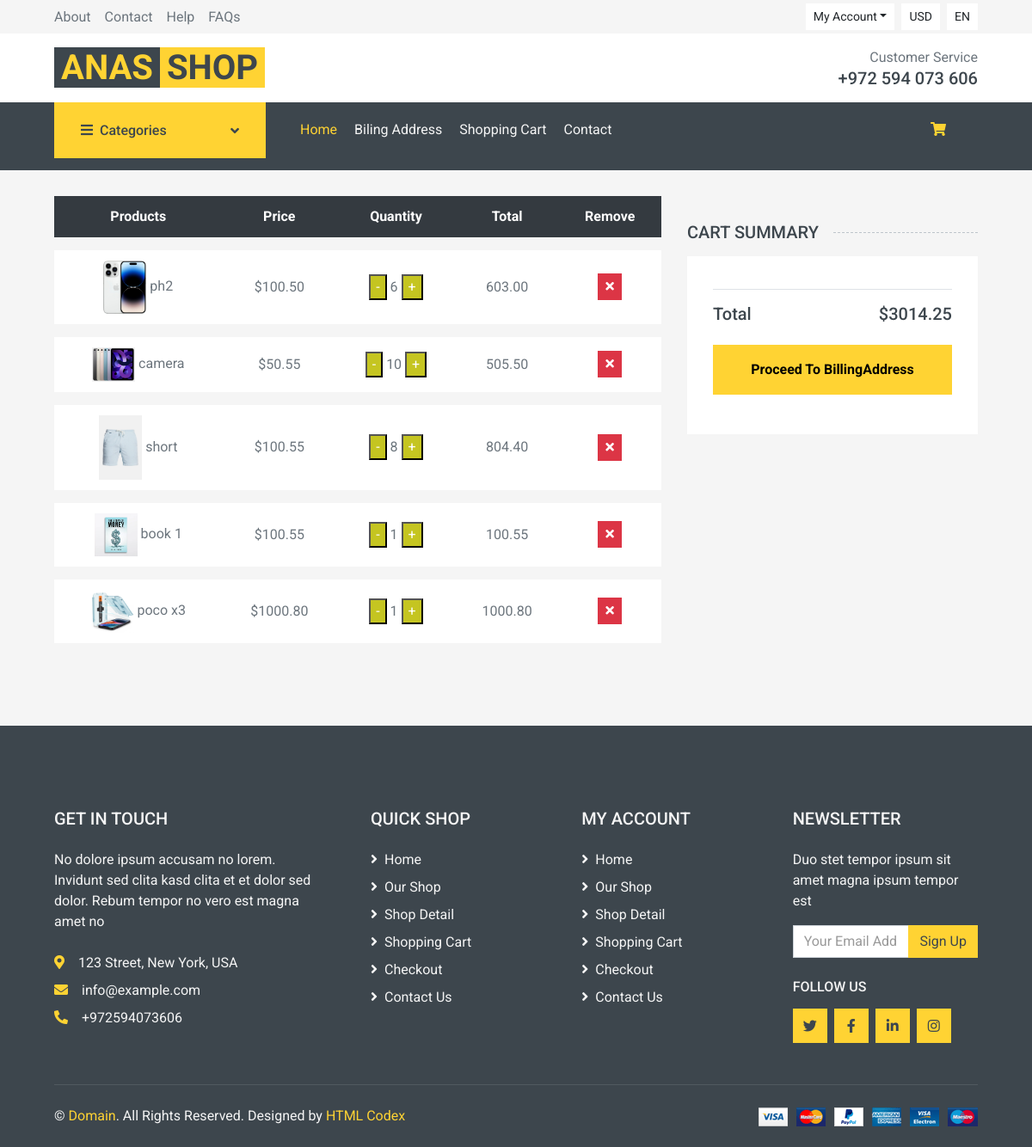
The app's page /cart/ (signed in) with its own data.
### app1/models.py (models this page shows, shortened)
class CartItem(models.Model):
    product = models.ForeignKey(Product, on_delete=models.CASCADE) #هون انا عندي لينك بين عناصر الكارت وعناصر البرودكت ممكن مجموعة من الكارت ايتم يكومو نفس البرودكت الواحد
    user = models.ForeignKey(User,on_delete=models.CASCADE)
    quantity = models.PositiveIntegerField(default=1)
    total_price_one_product = models.DecimalField(max_digits=9, decimal_places=2, default=0.00)

class Product(models.Model):
    name = models.CharField(max_length=40)
    price = models.DecimalField(max_digits=9, decimal_places=2)
    image = models.ImageField(upload_to='products_images/')
    category = models.ForeignKey(Category,on_delete=models.CASCADE)
    last_price = models.DecimalField(max_digits=9,decimal_places=2,default=0.00)
    rating_range = models.PositiveIntegerField(default=3)
    description = models.TextField(max_length=4000,default="test Description")
    quantity_sold = models.PositiveIntegerField(default=0)

### app1/views.py (the view)
# urls.py: path('cart/',views.view_cart,name="cart_view"),
@login_required
def view_cart(request):
    cart_items = CartItem.objects.filter(user=request.user)
    categories = Category.objects.all()
    for cart_item in cart_items:
        cart_item.total_price_one_product = cart_item.product.price * cart_item.quantity
    total = sum(cartitem.product.price * cartitem.quantity for cartitem in cart_items)
    return render(request, 'cart.html', {'cart_items': cart_items, 'categories': categories,'total': total})

### app1/templates/cart.html (shortened to what this page needs)
{% extends 'base.html' %}
{% block content %}
    <div class="container-fluid">
        <div class="row px-xl-5">
            <div class="col-lg-8 table-responsive mb-5">
                <table class="table table-light table-borderless table-hover text-center mb-0">
                    <thead class="thead-dark">
                        <tr>
                            <th>Products</th>
                            <th>Price</th>
                            <th>Quantity</th>
                            <th>Total</th>
                            <th>Remove</th>
                        </tr>
                    </thead>
                    <tbody class="align-middle">
                        {% for cart_item in cart_items %}
                            <tr>
                                <td class="align-middle">
                                    <img src="{{ cart_item.product.image.url }}" alt="Product Image" style="width: 50px;">
                                    {{ cart_item.product.name }}
                                </td>
                                <td class="align-middle">${{ cart_item.product.price }}</td>
                                <td class="align-middle">
                                    <form method="POST" action="{% url 'update_quantity' cart_item.id %}">
                                        <button type="submit" name="quantity_change" value="decrement" class="minus-button">-</button>
                                        <span class="quantity-value" data-quantity="{{ cart_item.quantity }}">{{ cart_item.quantity }}</span>
                                        <button type="submit" name="quantity_change" value="increment" class="plus-button">+</button>
                                    </form>
                                </td>
                                <td class="align-middle">
                                    <span class="quantity-value" data-price="{{ cart_item.product.price }}">{{ cart_item.total_price_one_product }}</span>
                                </td>
                                <td class="align-middle">
                                    <a href="{% url 'cancel_from_cart' product_id=cart_item.product.id %}">
                                        <button class="btn btn-sm btn-danger">
                                            <i class="fa fa-times"></i>
                                        </button>
                                    </a>
                                </td>
                            </tr>
                        {% endfor %}
                    </tbody>
                </table>
            </div>
            <div class="col-lg-4">
                <h5 class="section-title position-relative text-uppercase mb-3">
                    <span class="bg-secondary pr-3">Cart Summary</span>
                </h5>
                <div class="bg-light p-30 mb-5">
                    <div class="border-bottom pb-2">
                    </div>
                    <div class="pt-2">
                        <div class="d-flex justify-content-between mt-2">
                            <h5>Total</h5>
                            <h5>${{ total }}</h5>
                        </div>
                        <button class="btn btn-block btn-primary font-weight-bold my-3 py-3" type="submit">
                            <a href="{% url 'add_billing_address'%}" style="color: black;">Proceed To BillingAddress</a>
                        </button>
                    </div>
                </div>
            </div>
        </div>
    </div>
{% endblock %}

### app1/templates/cart.html (style rules this page uses)
.minus-button { background-color: rgb(197, 197, 33); color: white; }
.plus-button { background-color: rgb(197, 197, 33); color: white; }

### records on screen
CartItem: product.image (picture), product.name "ph2", product.price "100.50", quantity "6", total_price_one_product "603.00"
CartItem: product.image (picture), product.name "camera", product.price "50.55", quantity "10", total_price_one_product "505.50"
CartItem: product.image (picture), product.name "short", product.price "100.55", quantity "8", total_price_one_product "804.40"
CartItem: product.image (picture), product.name "book 1", product.price "100.55", quantity "1", total_price_one_product "100.55"
CartItem: product.image (picture), product.name "poco x3", product.price "1000.80", quantity "1", total_price_one_product "1000.80"

### other values on screen
{{ total }} "3014.25"
